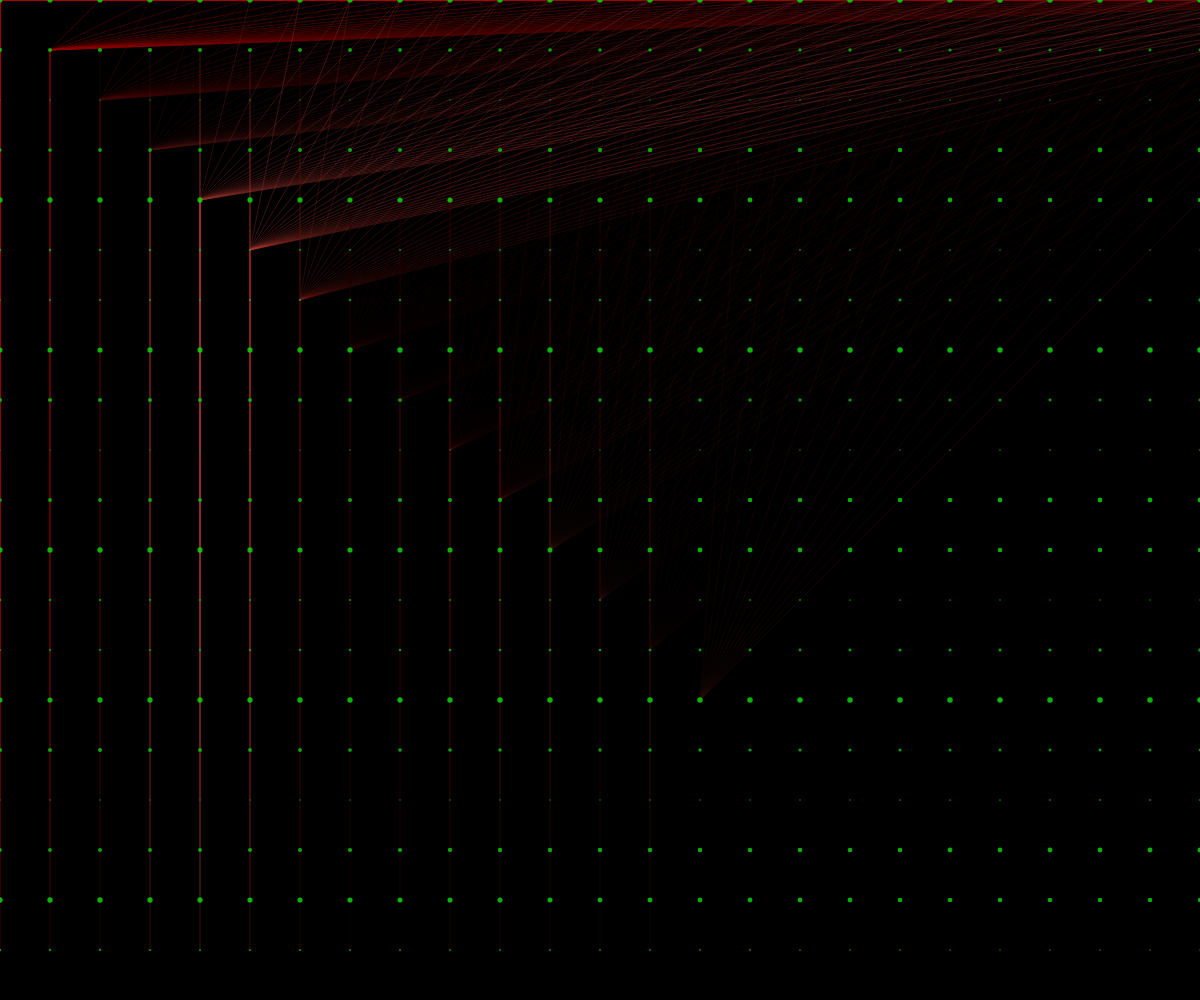
Frame 1 (no input)
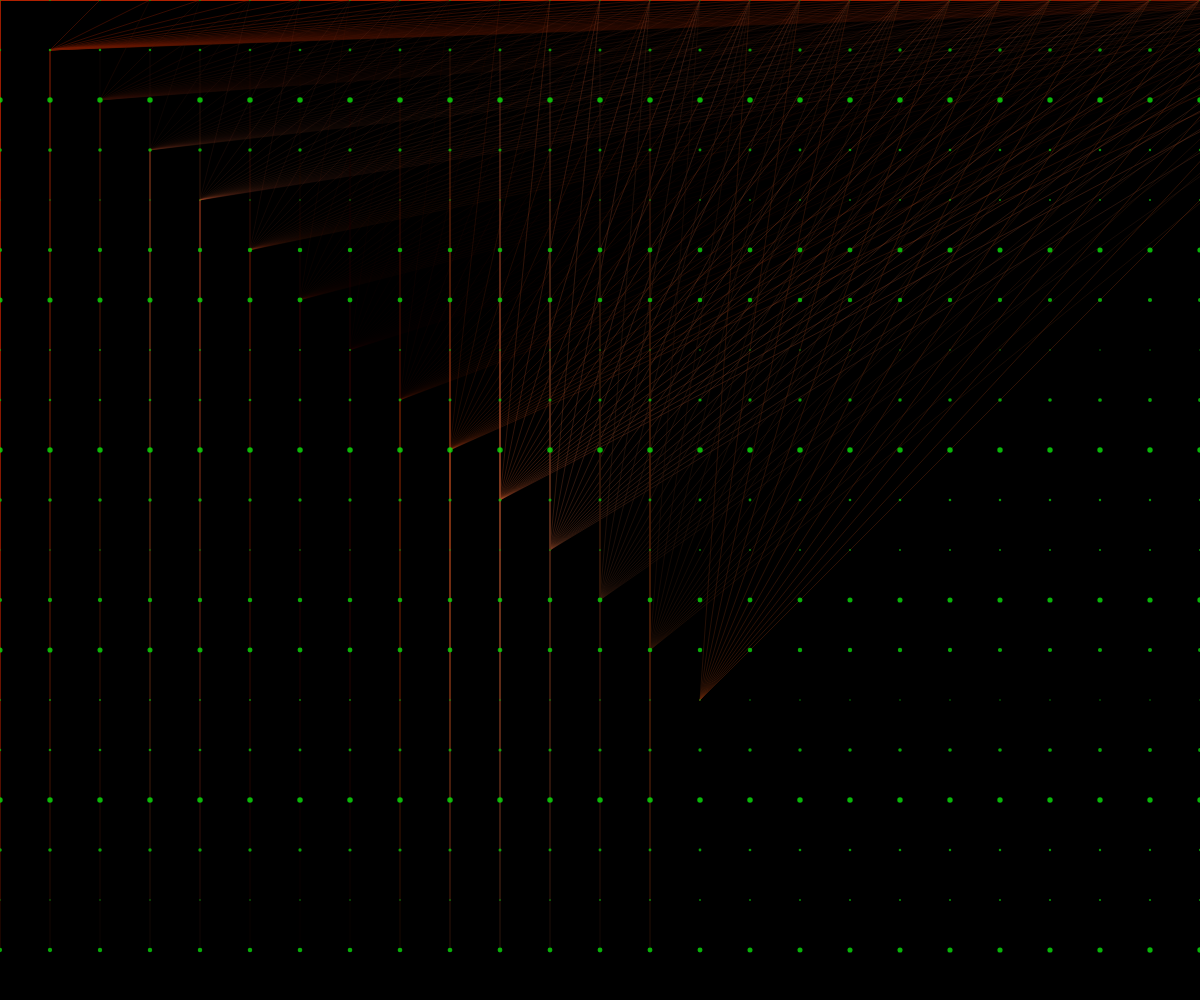
Frame 60 (no input)
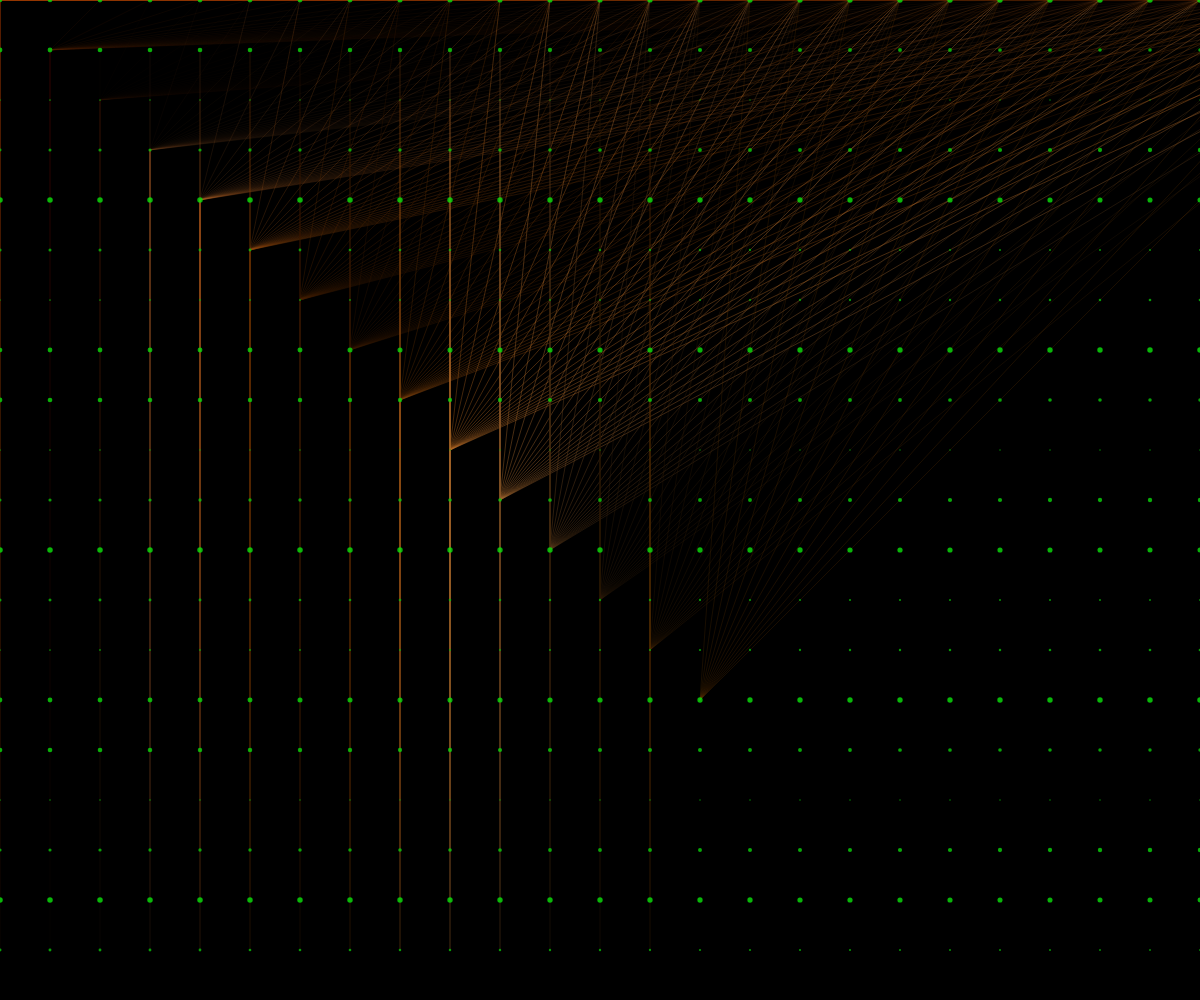
Frame 120 (the mouse pressed at the canvas centre since frame 60)

The p5.js sketch that drew these frames (run headless with seeded random() and noise() and a simulated clock; from frame 60 on, the mouse is pressed at the canvas centre):

// p5.js sketch
// ── sketch.js
let nodes = [];
let connections = [];
let time = 0;

function setup() {
  createCanvas(windowWidth, windowHeight);
  colorMode(HSB, 360, 100, 100, 1);
  
  // Create nodes in a regular grid pattern
  const nodeCount = 1200;
  const spacing = 50;
  const halfWidth = width / 2;
  const halfHeight = height / 2;
  
  for (let i = 0; i < nodeCount; i++) {
    const x = (i % 60 - 30) * spacing;
    const y = floor(i / 60) * spacing;
    
    nodes.push({ x, y });
  }

  // Create horizontal and vertical connections only
  const maxConnections = 2500;
  let totalConnections = 0;

  for (let i = 0; i < nodes.length && totalConnections < maxConnections; i++) {
    const node = nodes[i];
    
    // Connect to nearby nodes in same row or column
    for (let j = i + 1; j < nodes.length && totalConnections < maxConnections; j++) {
      const otherNode = nodes[j];
      
      // Only connect horizontally or vertically
      if (node.x === otherNode.x || node.y === otherNode.y) {
        connections.push({ a: i, b: j });
        totalConnections++;
      }
    }
  }
}

function draw() {
  background(0);
  time += 0.01;

  // Draw all connections at once
  strokeWeight(0.6);
  
  beginShape(LINES);
  for (let i = 0; i < connections.length; i++) {
    const c = connections[i];
    const a = nodes[c.a];
    const b = nodes[c.b];
    
    // Pulsing glow effect
    const pulse = sin(time * 3 + i * 0.01) * 0.4 + 0.6;
    
    // Color based on position and time
    const hue = (time * 20 + a.x * 0.01 + a.y * 0.01) % 360;
    const sat = 85 + sin(time + i * 0.02) * 15;
    const bright = 45 + sin(time * 0.7 + i * 0.03) * 25;
    
    stroke(hue, sat, bright, pulse * 0.7);
    
    vertex(a.x, a.x);
    vertex(b.x, b.y);
  }
  endShape();

  // Draw nodes with synchronized emerald pulse
  noStroke();
  for (let i = 0; i < nodes.length; i++) {
    const n = nodes[i];
    
    const pulse = sin(time * 5 + i * 0.03) * 0.5 + 0.5;
    const size = 1.5 + pulse * 4;
    
    // Use a consistent emerald color for all nodes
    const hue = 120; // Emerald green
    const sat = 95;
    const bright = 70 + pulse * 20;
    
    fill(hue, sat, bright, 0.8);
    ellipse(n.x, n.y, size);
  }
}

function windowResized() {
  resizeCanvas(windowWidth, windowHeight);
}
